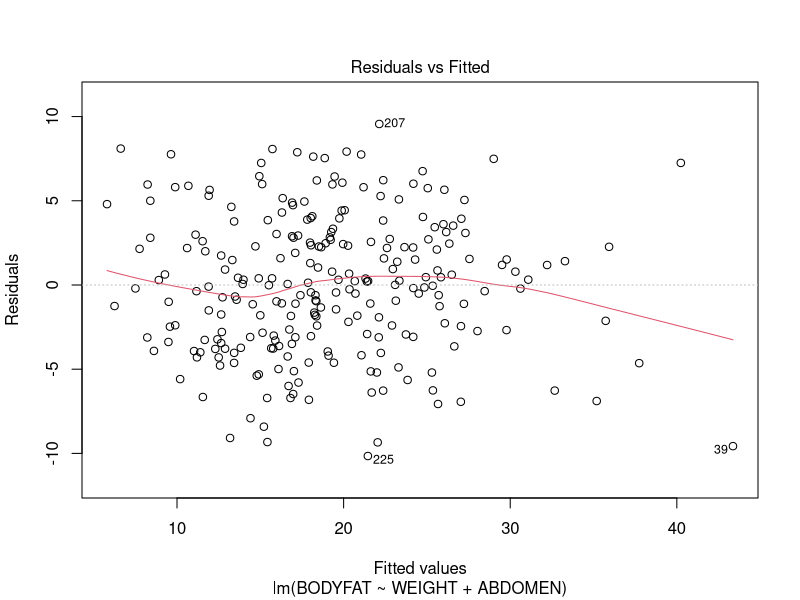
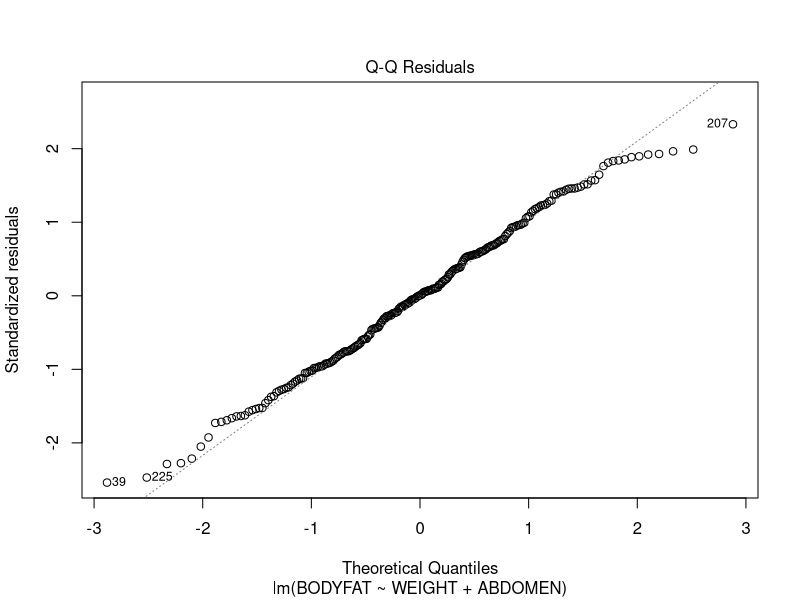
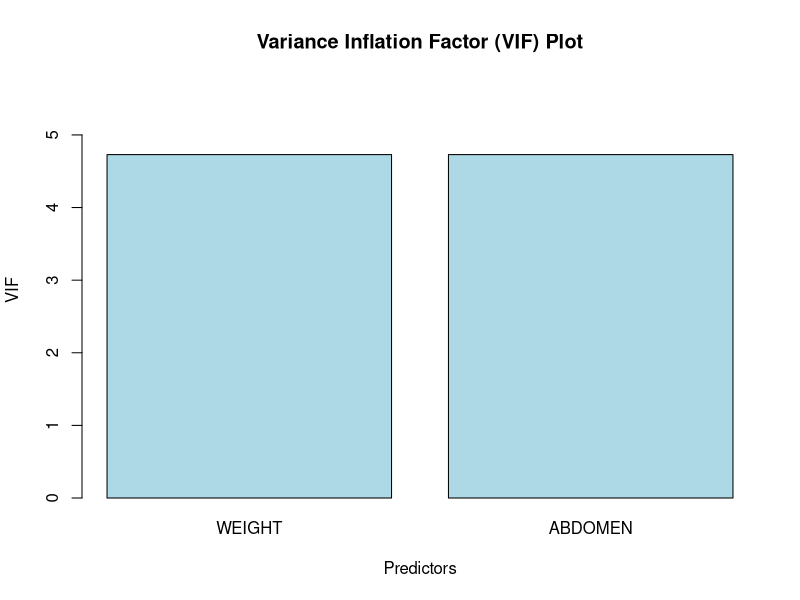

These charts were generated, in order, by the following R code:
## ---- chunk 1
library(car)
## ---- chunk 2
data = read.csv("../data/BodyFat_Cleaned.csv")
model <- lm(BODYFAT ~ WEIGHT + ABDOMEN, data = data)
## ---- chunk 3
plot(model, which = 1) 

plot(model, which = 2)
## ---- chunk 4
vif_values <- vif(model)
vif_values
## ---- chunk 5
barplot(vif_values, 
        main = "Variance Inflation Factor (VIF) Plot",
        ylab = "VIF",
        xlab = "Predictors",
        col = "lightblue",
        ylim = c(0, max(vif_values) + 1))

